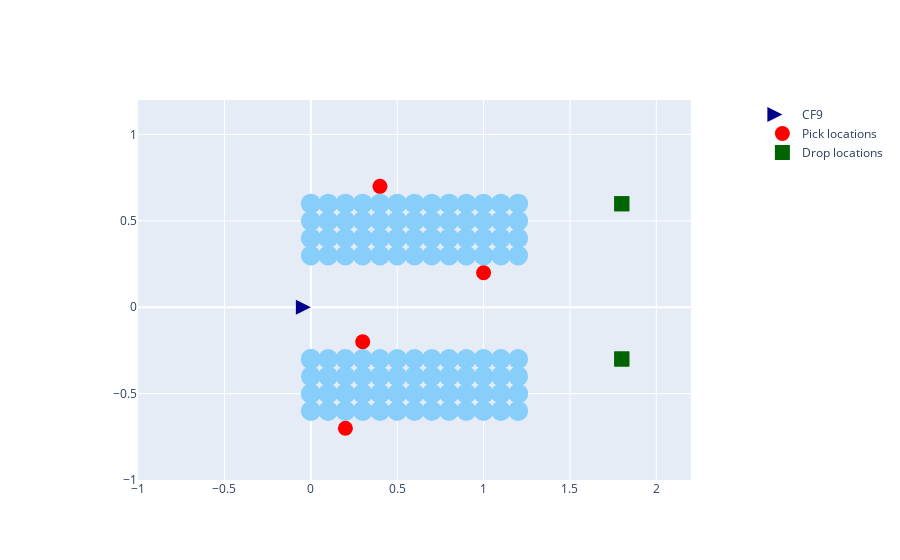
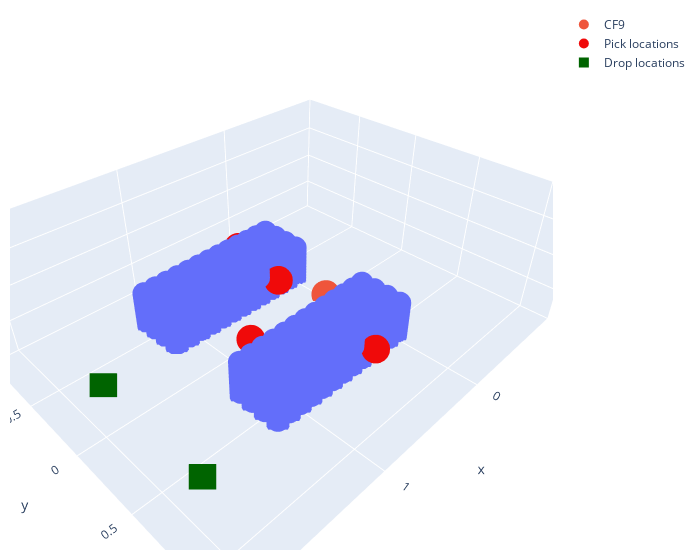

Notebook code cell kept with these figures, in order:
### Markdown cell above
#### STEP 3: Implement Multi-Agent Path Finding

### Code cell
# 2D plot of the scene
import plotly.graph_objects as go
fig1 = go.Figure()
fig2 = go.Figure()

sim = Simulation(env=env, fig1=fig1, fig2=fig2)

sim.add_agents(agent_list)
sim.set_task_list(task_list)
sim.init_plot()

### Figure 1 — Plotly figure (JSON) as saved in the notebook; plotly's stock layout.template omitted (floating-point values rounded to 4 significant figures)
{"data": [{"marker": {"color": "LightSkyBlue", "size": 20}, "mode": "markers", "showlegend": false, "type": "scatter", "x": [0, 0, 0, 0, 0, 0.1, 0.1, 0.1, 0.1, 0.2, 0.2, 0.2, 0.2, 0.3, 0.3, 0.3, 0.3, 0.4, 0.4, 0.4, 0.4, 0.5, 0.5, 0.5, 0.5, 0.6, 0.6, 0.6, 0.6, 0.7, 0.7, 0.7, 0.7, 0.8, 0.8, 0.8, 0.8, 0.9, 0.9, 0.9, 0.9, 1, 1, 1, 1, 1.1, 1.1, 1.1, 1.1, 1.2, 1.2, 1.2, 1.2, 0, 0, 0, 0, 0.1, 0.1, 0.1, 0.1, 0.2, 0.2, 0.2, 0.2, 0.3, 0.3, 0.3, 0.3, 0.4, 0.4, 0.4, 0.4, 0.5, 0.5, 0.5, 0.5, 0.6, 0.6, 0.6, 0.6, 0.7, 0.7, 0.7, 0.7, 0.8, 0.8, 0.8, 0.8, 0.9, 0.9, 0.9, 0.9, 1, 1, 1, 1, 1.1, 1.1, 1.1, 1.1, 1.2, 1.2, 1.2, 1.2], "y": [-0.3, -0.3, -0.4, -0.5, -0.6, -0.3, -0.4, -0.5, -0.6, -0.3, -0.4, -0.5, -0.6, -0.3, -0.4, -0.5, -0.6, -0.3, -0.4, -0.5, -0.6, -0.3, -0.4, -0.5, -0.6, -0.3, -0.4, -0.5, -0.6, -0.3, -0.4, -0.5, -0.6, -0.3, -0.4, -0.5, -0.6, -0.3, -0.4, -0.5, -0.6, -0.3, -0.4, -0.5, -0.6, -0.3, -0.4, -0.5, -0.6, -0.3, -0.4, -0.5, -0.6, 0.3, 0.4, 0.5, 0.6, 0.3, 0.4, 0.5, 0.6, 0.3, 0.4, 0.5, 0.6, 0.3, 0.4, 0.5, 0.6, 0.3, 0.4, 0.5, 0.6, 0.3, 0.4, 0.5, 0.6, 0.3, 0.4, 0.5, 0.6, 0.3, 0.4, 0.5, 0.6, 0.3, 0.4, 0.5, 0.6, 0.3, 0.4, 0.5, 0.6, 0.3, 0.4, 0.5, 0.6, 0.3, 0.4, 0.5, 0.6, 0.3, 0.4, 0.5, 0.6]}, {"marker": {"color": "DarkBlue", "size": 15, "symbol": "arrow-right"}, "mode": "markers", "name": "CF9", "type": "scatter", "x": [0], "y": [0]}, {"marker": {"color": "Red", "size": 15}, "mode": "markers", "name": "Pick locations", "type": "scatter", "x": [0.4, 0.3, 1, 0.2], "y": [0.7, -0.2, 0.2, -0.7]}, {"marker": {"color": "DarkGreen", "size": 15, "symbol": "square"}, "mode": "markers", "name": "Drop locations", "type": "scatter", "x": [1.8, 1.8, 1.8, 1.8], "y": [0.6, -0.3, -0.3, 0.6]}], "layout": {"xaxis": {"constrain": "domain", "range": [-1, 2.2]}, "yaxis": {"range": [-1, 1.2], "scaleanchor": "x", "scaleratio": 1}}}

### Figure 2 — Plotly figure (JSON) as saved in the notebook; plotly's stock layout.template omitted (floating-point values rounded to 4 significant figures; data arrays with more than 128 entries replaced by an {"elided": "..."} marker saying what was removed)
{"data": [{"mode": "markers", "showlegend": false, "type": "scatter3d", "x": {"elided": "1260 float values"}, "y": {"elided": "1260 float values"}, "z": {"elided": "1260 float values"}}, {"marker": {"size": 10, "symbol": "circle"}, "mode": "markers", "name": "CF9", "type": "scatter3d", "x": [0], "y": [0], "z": [0.075]}, {"marker": {"color": "rgba(240, 10, 10, 1.0)", "size": 10}, "mode": "markers", "name": "Pick locations", "type": "scatter3d", "x": [0.4, 0.3, 1, 0.2], "y": [0.7, -0.2, 0.2, -0.7], "z": [0.4, 0.4, 0.6, 0.4]}, {"marker": {"color": "rgba(0, 100, 0, 1.0)", "size": 10, "symbol": "square"}, "mode": "markers", "name": "Drop locations", "type": "scatter3d", "x": [1.8, 1.8, 1.8, 1.8], "y": [0.6, -0.3, -0.3, 0.6], "z": [0.1, 0.1, 0.1, 0.1]}], "layout": {"margin": {"b": 10, "l": 10, "r": 20, "t": 10}, "scene": {"xaxis": {"nticks": 6, "range": [-1, 2.2]}, "yaxis": {"nticks": 6, "range": [-1, 1.2]}, "zaxis": {"nticks": 6, "range": [0, 2]}}, "width": 700}}
